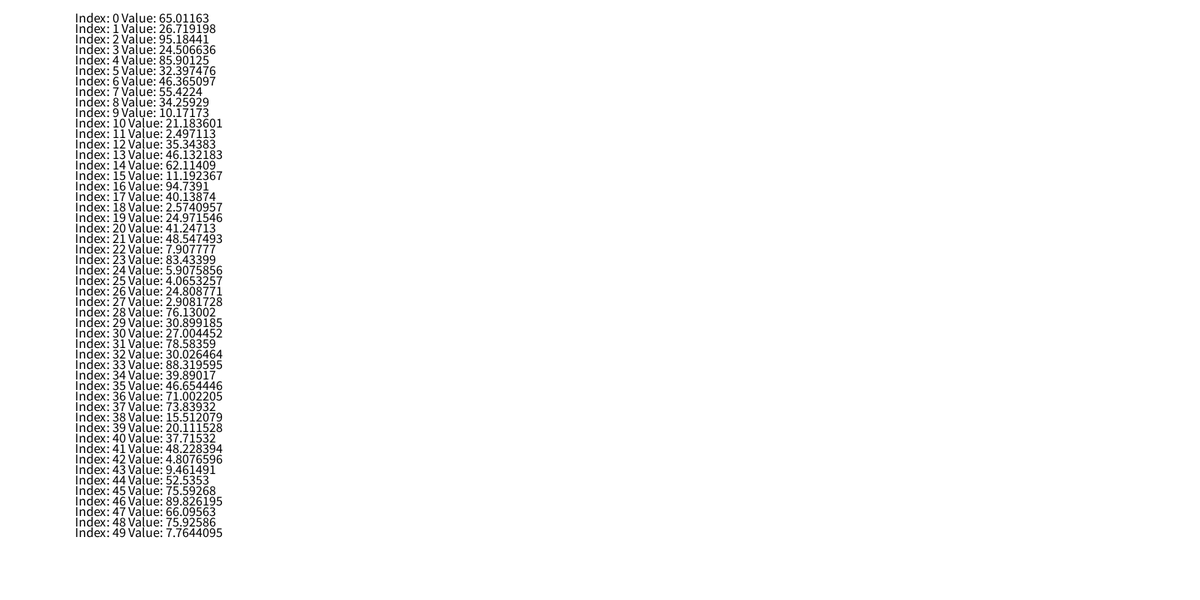
Frame 1 (no input)
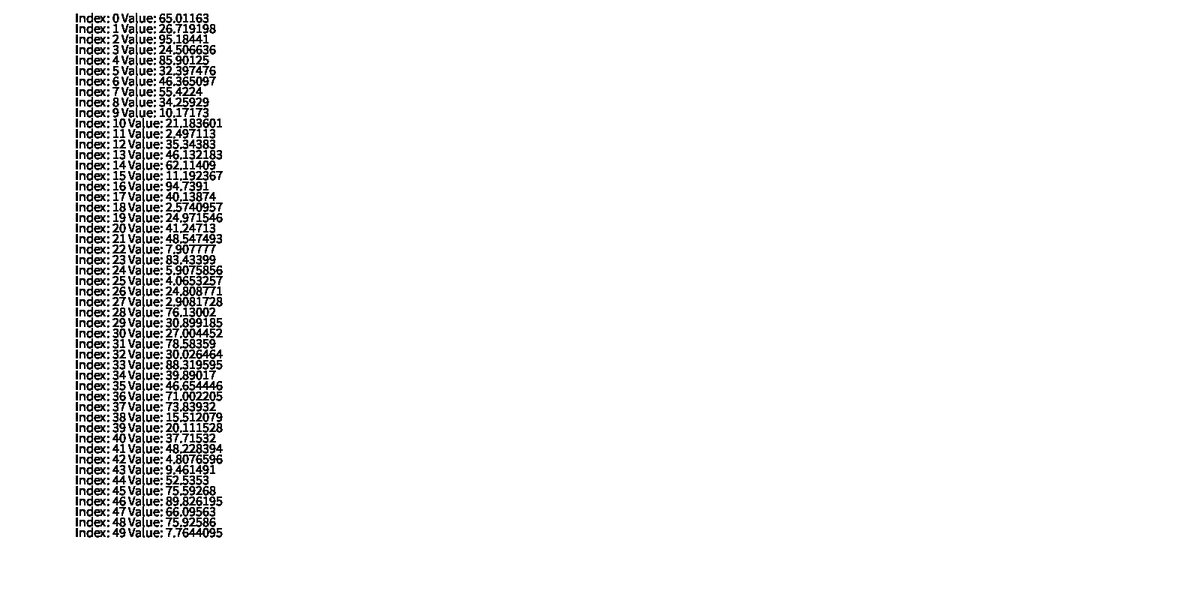
Frame 60 (the mouse pressed at the canvas centre just before this capture)
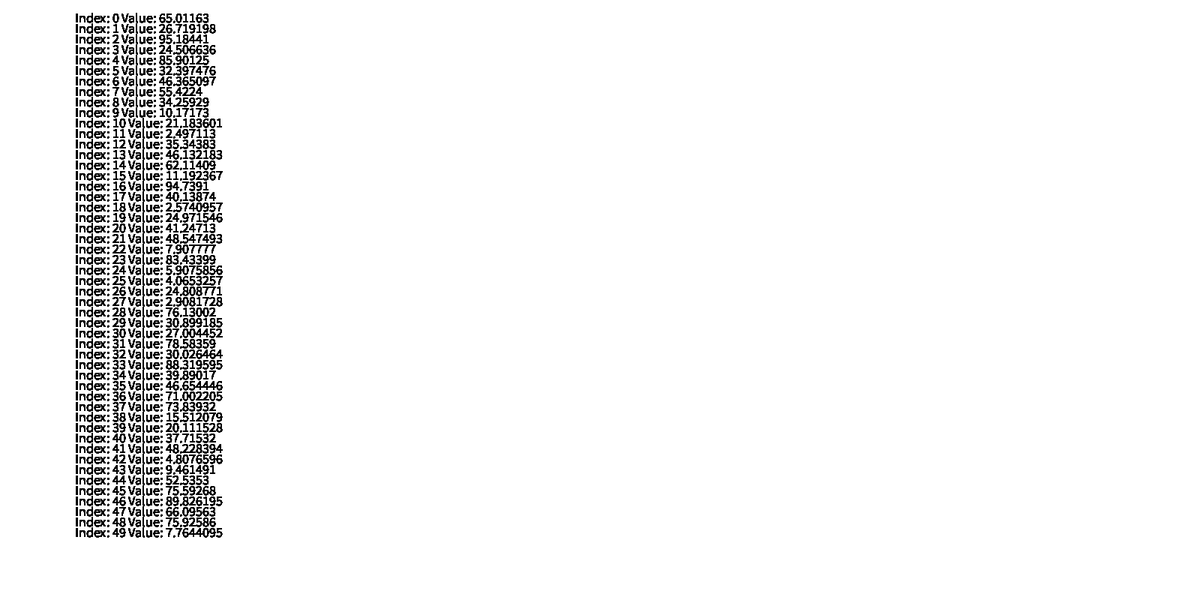
Frame 120 (the mouse held since frame 60 and released just before this capture)

The Processing sketch that drew these frames (run headless with seeded random() and noise(); from frame 60 on, the mouse is pressed at the canvas centre):

// Processing sketch: arrays_4
// ── arrays_4.pde
float[] array = new float[50];

void setup(){
    size(1600, 800);
    background(255);
    for(int i = 0; i < array.length; i++){
        array[i] = random(1, 100);
    }
}

void draw(){
    for(int i = 0; i < array.length; i++){
        fill(0);
        textSize(18);
        text("Index: " + i + " Value: " + array[i], 100, 30 + i * 14);    
    }
}
